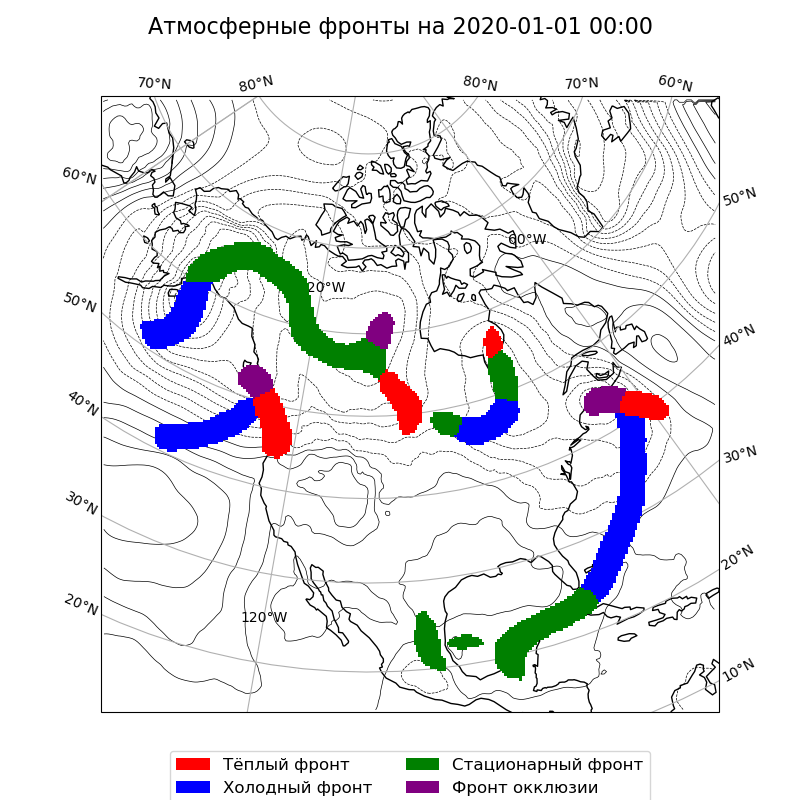

Python code for this plot:
import matplotlib.colors
import numpy as np
import xarray as xr
from cartopy import crs as ccrs
from matplotlib import pyplot as plt
import matplotlib.patches as mpatches

from crop import crop_center, crop_2d


def plot(data, fronts, in_size, date):
    proj = ccrs.LambertConformal(
        central_latitude=50,
        central_longitude=-107,
        false_easting=5632642.22547,
        false_northing=4612545.65137,
        standard_parallels=(50, 50),
        cutoff=-30
    )
    f = plt.figure(figsize=(8, 8))
    f.suptitle("Атмосферные фронты на {}".format(date.strftime("%Y-%m-%d %H:%M")), fontsize=16)
    ax = plt.subplot(1, 1, 1, projection=proj)
    with xr.open_dataset("/home/polikutin/FrontsDataset/narr_full/data.nc") as example:
        lat = crop_center(crop_2d(example.lat.values), in_size)
        lon = crop_center(crop_2d(example.lon.values), in_size)
        lon = (lon + 220) % 360 - 180  # Shift due to problems with crossing dateline in cartopy
    shift = ccrs.PlateCarree(central_longitude=-40)
    ax.set_xmargin(0.1)
    ax.set_ymargin(0.1)
    ax.set_extent((2.0e+6, 1.039e+07, 6.0e+5, 8959788), crs=proj)
    plt.contour(lon, lat, data[..., 1], levels=20, transform=shift, colors='black', linewidths=0.5)
    cmap = matplotlib.colors.ListedColormap([(0, 0, 0, 0), 'red', 'blue', 'green', 'purple'])
    plt.pcolormesh(lon, lat, fronts, cmap=cmap, zorder=10, transform=shift)
    hot = mpatches.Patch(facecolor='red', label='Тёплый фронт', alpha=1)
    cold = mpatches.Patch(facecolor='blue', label='Холодный фронт', alpha=1)
    stat = mpatches.Patch(facecolor='green', label='Стационарный фронт', alpha=1)
    occl = mpatches.Patch(facecolor='purple', label='Фронт окклюзии', alpha=1)
    ax.legend(handles=[hot, cold, stat, occl], loc='upper center', bbox_to_anchor=(0.5, -0.05), ncol=2,
              prop={'size': 12})
    ax.coastlines()
    ax.gridlines(draw_labels=True)
    return f
